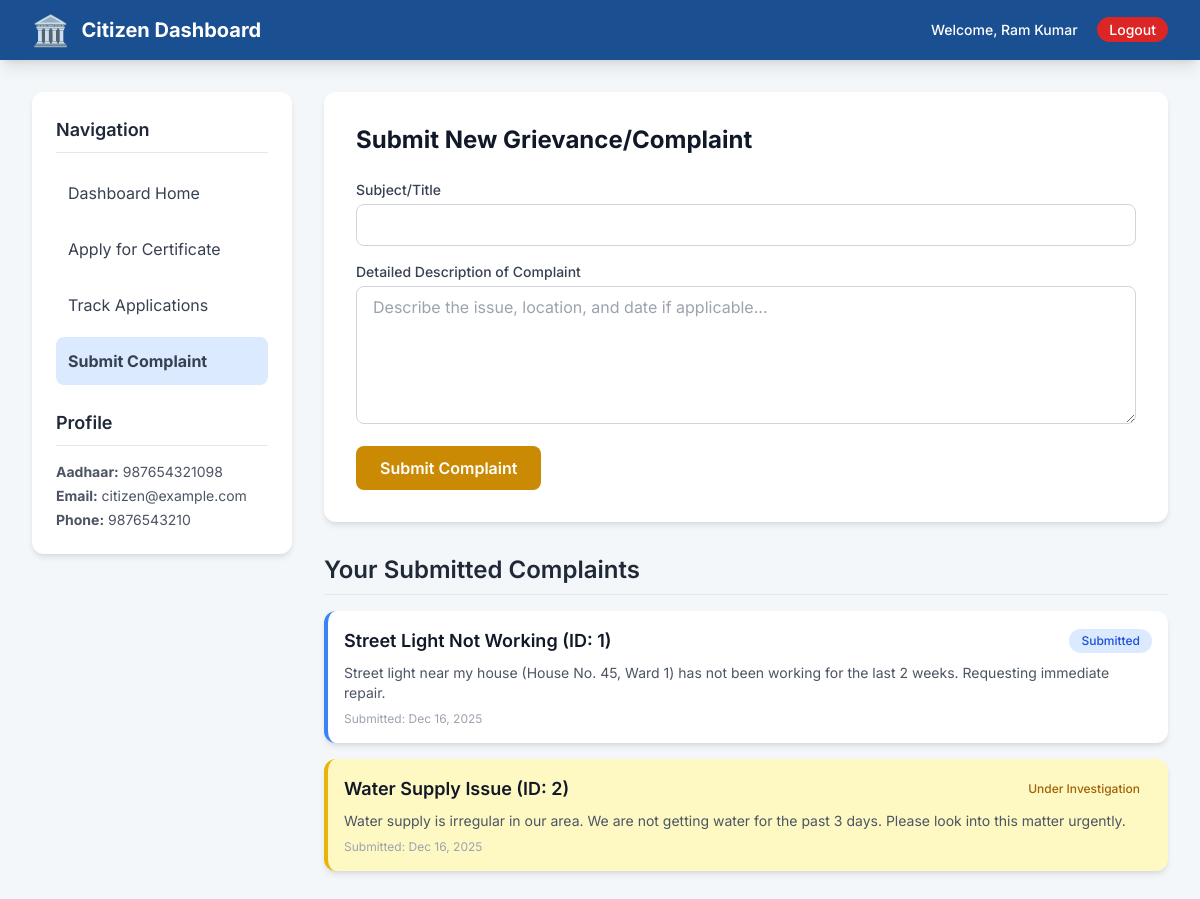
The page /dashboard.php?action=complain (signed in) on the database its author committed.
### tables this page shows
CREATE TABLE `users` (
  `user_id` INT(11) NOT NULL AUTO_INCREMENT,
  `full_name` VARCHAR(255) NOT NULL,
  `aadhaar_number` VARCHAR(12) NOT NULL UNIQUE,
  `phone_number` VARCHAR(15) NOT NULL,
  `email` VARCHAR(255) NOT NULL UNIQUE,
  `password_hash` VARCHAR(255) NOT NULL,
  `role` ENUM('citizen', 'staff', 'admin') NOT NULL DEFAULT 'citizen',
  `created_at` TIMESTAMP DEFAULT CURRENT_TIMESTAMP,
  PRIMARY KEY (`user_id`)
);

CREATE TABLE `complaints` (
  `complaint_id` INT(11) NOT NULL AUTO_INCREMENT,
  `user_id` INT(11) NOT NULL,
  `subject` VARCHAR(255) NOT NULL,
  `description` TEXT NOT NULL,
  `status` ENUM('Pending', 'Submitted', 'Under Investigation', 'In Progress', 'Resolved', 'Closed') NOT NULL DEFAULT 'Submitted',
  `assigned_to` VARCHAR(255) DEFAULT NULL,
  `admin_response` TEXT DEFAULT NULL,
  `submitted_at` TIMESTAMP DEFAULT CURRENT_TIMESTAMP,
  `updated_at` TIMESTAMP DEFAULT CURRENT_TIMESTAMP ON UPDATE CURRENT_TIMESTAMP,
  PRIMARY KEY (`complaint_id`),
  FOREIGN KEY (`user_id`) REFERENCES `users`(`user_id`) ON DELETE CASCADE
);

### dashboard.php (the view, shortened to what this page needs)
<?php
require_once 'includes/db_connect.php';
$user_id = $_SESSION['user_id'];
$user_full_name = $_SESSION['full_name'];
$user_info = [];
try {
    $stmt = $pdo->prepare("SELECT full_name, aadhaar_number, phone_number, email FROM users WHERE user_id = ?");
    $stmt->execute([$user_id]);
    $user_info = $stmt->fetch();
} catch (Exception $e) {
    $error = "Could not fetch user profile: " . $e->getMessage();
}
$page = $_GET['action'] ?? 'home';
$complaints = [];
if ($page == 'complain' || $page == 'home') {
    $stmt = $pdo->prepare("SELECT * FROM complaints WHERE user_id = ? ORDER BY submitted_at DESC");
    $stmt->execute([$user_id]);
    $complaints = $stmt->fetchAll();
}
?>
<!DOCTYPE html>
<html lang="en">
<head>
    <script src="https://cdn.tailwindcss.com"></script>
</head>
<body>
    <header class="gov-blue text-white shadow-lg">
        <div class="max-w-7xl mx-auto px-4 sm:px-6 lg:px-8 py-3 flex justify-between items-center">
            <div class="flex items-center space-x-3">
                <span class="text-3xl">🏛️</span>
                <span class="text-xl font-bold">Citizen Dashboard</span>
            </div>
            <div class="text-sm font-medium">
                <span>Welcome, <?= htmlspecialchars($user_info['full_name'] ?? $user_full_name) ?></span>
                <a href="logout.php" class="ml-4 bg-red-600 px-3 py-1 rounded-full hover:bg-red-700 transition">Logout</a>
            </div>
        </div>
    </header>
    <div class="max-w-7xl mx-auto px-4 sm:px-6 lg:px-8 py-8">
        <div class="grid grid-cols-1 lg:grid-cols-4 gap-8">
            <nav class="lg:col-span-1 bg-white p-6 rounded-xl card-shadow h-min">
                <h3 class="text-lg font-semibold text-gray-800 mb-4 border-b pb-2">Navigation</h3>
                <ul class="space-y-2">
                    <li><a href="?action=home" class="block p-3 rounded-lg text-gray-700 hover:bg-blue-50 transition duration-150 <?= $page == 'home' ? 'bg-blue-100 font-bold text-gov-blue' : '' ?>">Dashboard Home</a></li>
                    <li><a href="?action=apply" class="block p-3 rounded-lg text-gray-700 hover:bg-blue-50 transition duration-150 <?= $page == 'apply' ? 'bg-blue-100 font-bold text-gov-blue' : '' ?>">Apply for Certificate</a></li>
                    <li><a href="?action=status" class="block p-3 rounded-lg text-gray-700 hover:bg-blue-50 transition duration-150 <?= $page == 'status' ? 'bg-blue-100 font-bold text-gov-blue' : '' ?>">Track Applications</a></li>
                    <li><a href="?action=complain" class="block p-3 rounded-lg text-gray-700 hover:bg-blue-50 transition duration-150 <?= $page == 'complain' ? 'bg-blue-100 font-bold text-gov-blue' : '' ?>">Submit Complaint</a></li>
                </ul>
                <h3 class="text-lg font-semibold text-gray-800 mt-6 mb-4 border-b pb-2">Profile</h3>
                <div class="text-sm text-gray-600 space-y-1">
                    <p><strong>Aadhaar:</strong> <?= htmlspecialchars($user_info['aadhaar_number'] ?? 'N/A') ?></p>
                    <p><strong>Email:</strong> <?= htmlspecialchars($user_info['email'] ?? 'N/A') ?></p>
                    <p><strong>Phone:</strong> <?= htmlspecialchars($user_info['phone_number'] ?? 'N/A') ?></p>
                </div>
            </nav>
            <div class="lg:col-span-3">
                <?php
                switch ($page) {
                        ?>
                        <?php
                    case 'complain':
                        ?>
                        <div class="bg-white p-8 rounded-xl card-shadow mb-8">
                            <h2 class="text-2xl font-bold text-gray-900 mb-6">Submit New Grievance/Complaint</h2>
                            <form method="POST" action="?action=complain" class="space-y-4">
                                <div>
                                    <label for="subject" class="block text-sm font-medium text-gray-700">Subject/Title</label>
                                    <input type="text" name="subject" id="subject" required class="mt-1 w-full px-4 py-2 border border-gray-300 rounded-lg focus:ring-blue-500 focus:border-blue-500">
                                </div>
                                <div>
                                    <label for="description" class="block text-sm font-medium text-gray-700">Detailed Description of Complaint</label>
                                    <textarea name="description" id="description" rows="5" required class="mt-1 w-full px-4 py-2 border border-gray-300 rounded-lg focus:ring-blue-500 focus:border-blue-500" placeholder="Describe the issue, location, and date if applicable..."></textarea>
                                </div>
                                <button type="submit" class="bg-yellow-600 text-white font-semibold py-2.5 px-6 rounded-lg transition duration-300 hover:bg-yellow-700">Submit Complaint</button>
                            </form>
                        </div>
                        <h2 class="text-2xl font-semibold text-gray-800 mb-4 border-b pb-2">Your Submitted Complaints</h2>
                        <div class="space-y-4">
                            <?php if (empty($complaints)): ?>
                                <p class="text-gray-500 p-4 bg-white rounded-lg card-shadow">No complaints submitted yet.</p>
                            <?php else: ?>
                                <?php foreach ($complaints as $complaint): ?>
                                    <?php
                                        $status_class = match($complaint['status']) {
                                            'Resolved' => 'bg-green-100 text-green-700 border-green-500',
                                            'Under Investigation' => 'bg-yellow-100 text-yellow-700 border-yellow-500',
                                            default => 'bg-blue-100 text-blue-700 border-blue-500',
                                        };
                                    ?>
                                    <div class="p-4 bg-white rounded-xl card-shadow border-l-4 <?= $status_class ?>">
                                        <div class="flex justify-between items-center">
                                            <h3 class="font-semibold text-lg text-gray-900"><?= htmlspecialchars($complaint['subject']) ?> (ID: <?= $complaint['complaint_id'] ?>)</h3>
                                            <span class="px-3 py-1 text-xs font-medium rounded-full <?= $status_class ?>"><?= htmlspecialchars($complaint['status']) ?></span>
                                        </div>
                                        <p class="text-sm text-gray-600 mt-2"><?= nl2br(htmlspecialchars($complaint['description'])) ?></p>
                                        <p class="text-xs text-gray-400 mt-2">Submitted: <?= date('M d, Y', strtotime($complaint['submitted_at'])) ?></p>
                                    </div>
                                <?php endforeach; ?>
                            <?php endif; ?>
                        </div>
                        <?php
                        break;
                }
                ?>
            </div>
        </div>
    </div>
</body>
</html>

### dashboard.php (style rules this page uses)
body { font-family: 'Inter', sans-serif; background-color: #f4f7f9; }
.gov-blue { background-color: #1a4f91; }
.card-shadow { box-shadow: 0 4px 6px -1px rgba(0, 0, 0, 0.1), 0 2px 4px -2px rgba(0, 0, 0, 0.06); }

### rows shown on the page
users: full_name "Ram Kumar", aadhaar_number "987654321098", email "citizen@example.com", phone_number "9876543210"
complaints: subject "Street Light Not Working", complaint_id "1", status "Submitted", description "Street light near my house (House No. 45, Ward 1) has not been working for the last 2 weeks. Requesting immediate repair.", submitted_at "Dec 16, 2025"
complaints: subject "Water Supply Issue", complaint_id "2", status "Under Investigation", description "Water supply is irregular in our area. We are not getting water for the past 3 days. Please look into this matter urgently.", submitted_at "Dec 16, 2025"
